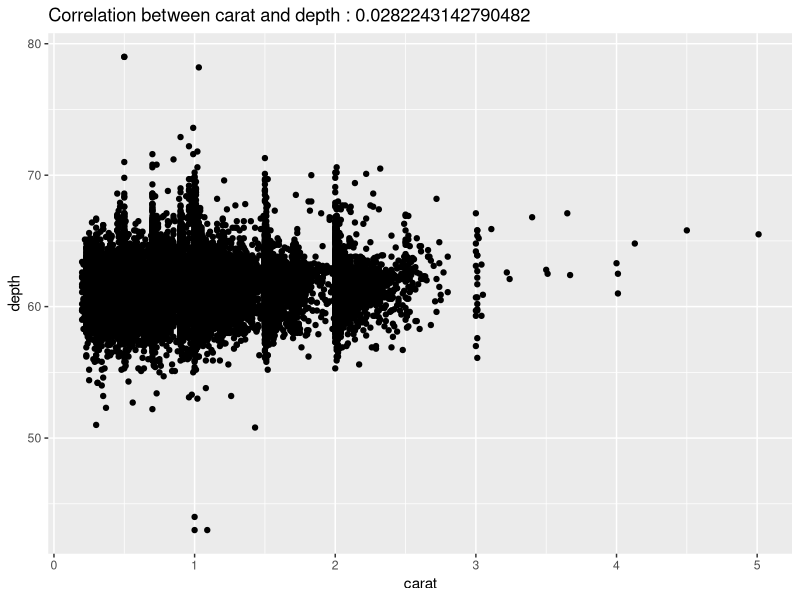
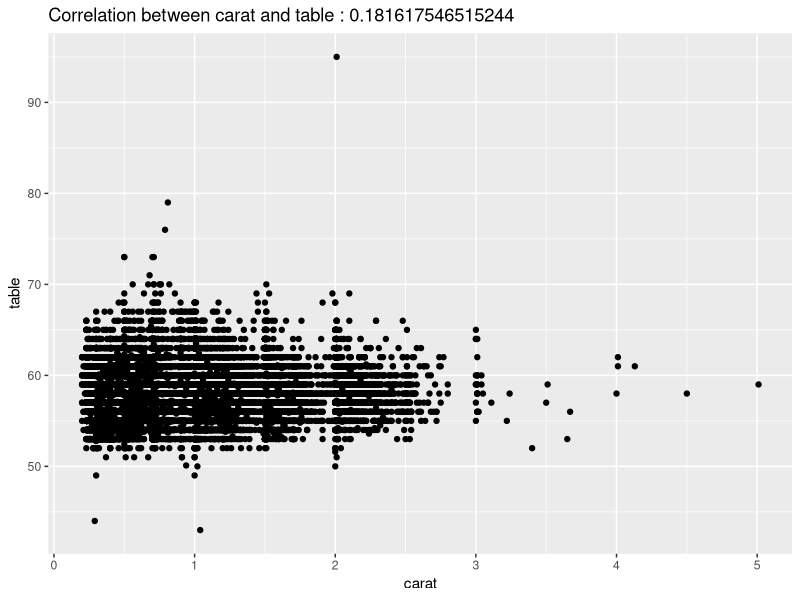
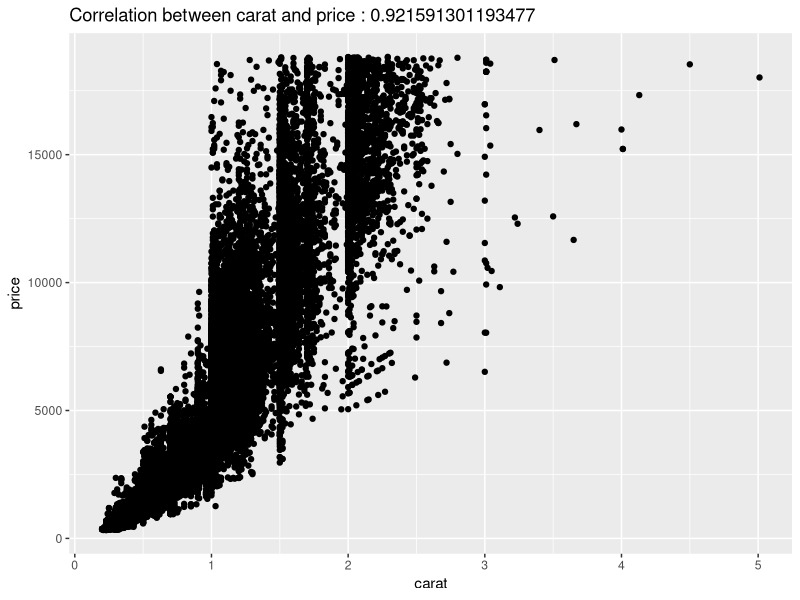
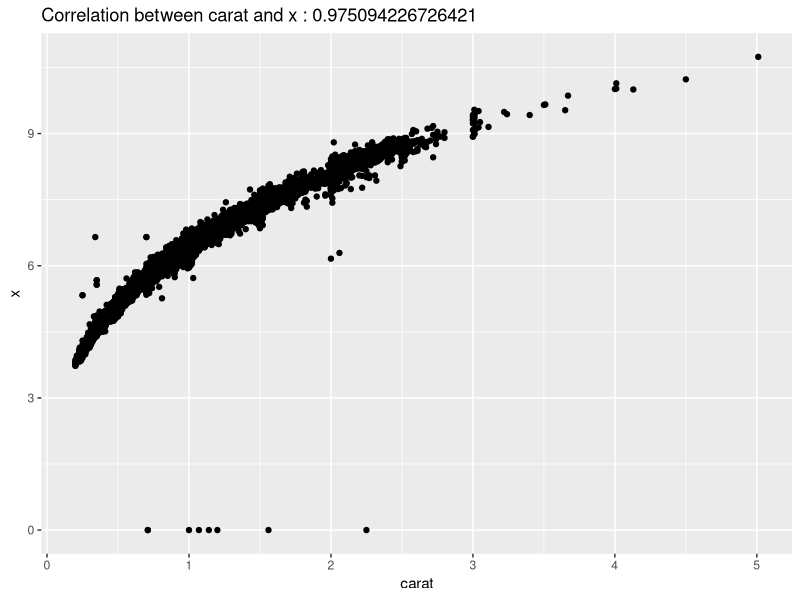
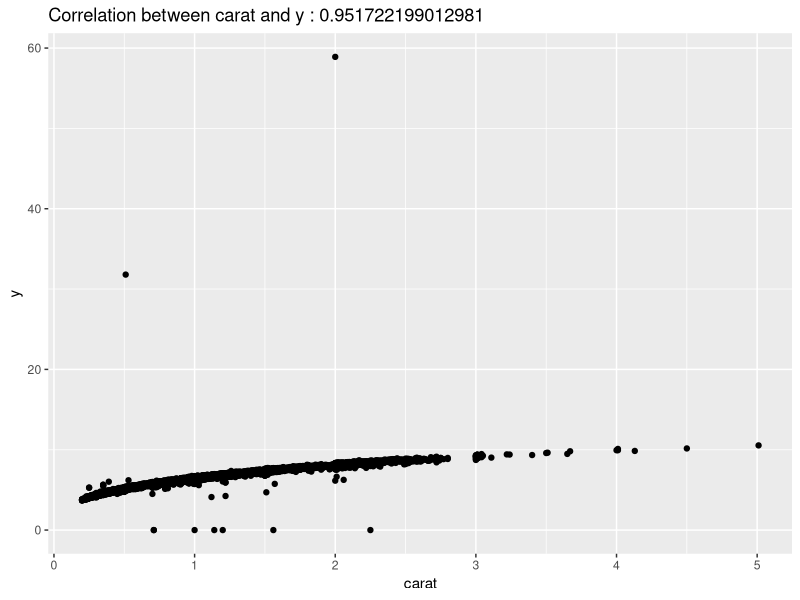
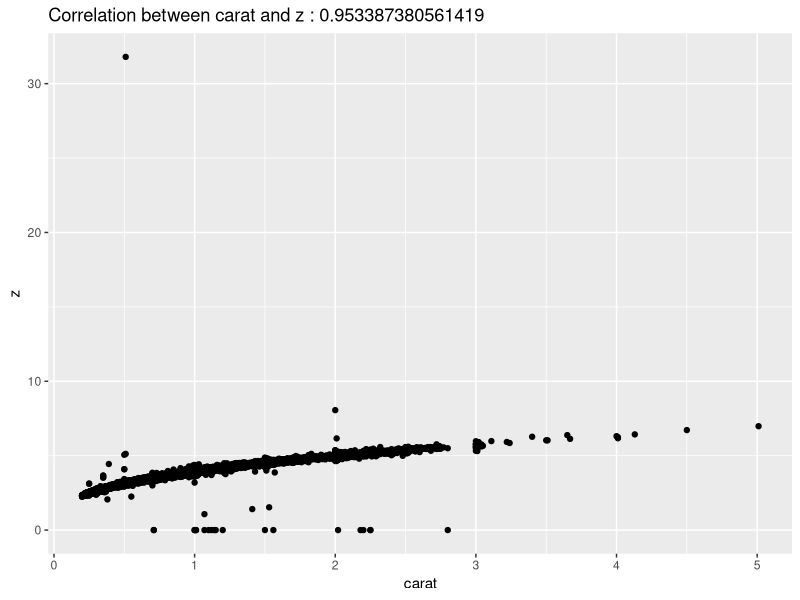
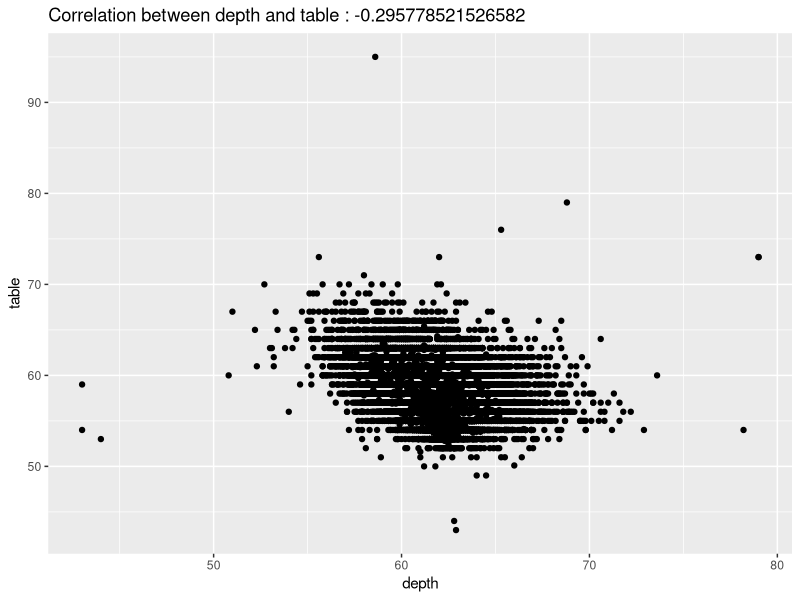
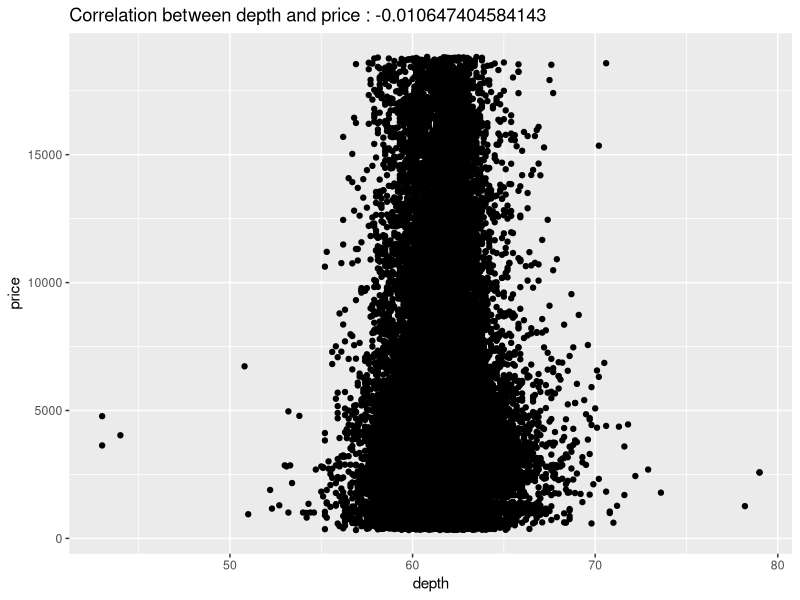

The R source for these figures, in order:
## ---- chunk 1
#Load required packages
require(ggplot2)
require(grid)

#Load diamonds dataframe
data(diamonds)
## ---- chunk 2
Extract_Num <- function(dataFrame){
  #We use the sapply function on dataFrame to isolate only those columns in dataFrame for which 'is.numeric' returns 'TRUE'
  numDataFrame <- dataFrame[sapply(dataFrame,is.numeric)]
  return(numDataFrame)
}

#Tests the function
testNum = Extract_Num(diamonds)
print(diamonds)
print(testNum)
## ---- chunk 3
Column_Corr <- function(dataFrame){
  #We first call Extract_Num to isolate the numeric columns of dataFrame
  dataFrame <- Extract_Num(dataFrame)
  #The vector corrTitle, which will hold the titles of each pair of numeric columns, is initialized as an empty vector
  #Each value in this vector will be of the form 'col1-col2', where col1 and col2 are the titles of column 1 and column 2
  corrTitle <- c()
  #The vector corrValue, which will hold the Pearson correlation coefficient for each pair of numeric columns, is initialized as an empty vector
  corrValue <- c()
  #The index variable k is initialized to 1; k corresponds to the total number of non-repeating pairs of numeric columns in dataFrame
  k = 1
  #We loop through each column in dataFrame so that we may take the correlation between that column and the next
  for(i in 1:(ncol(dataFrame)-1)){
    #We start our next loop at i+1, so that we do not repeat pairs of columns
    #Starting our loop at i+1 also avoids taking unneccessary correlations between a column and itself, i.e. we do not take the correlation between carat and carat, as that is obviously 1
    for(j in (i+1):(ncol(dataFrame))){
      #We take the title of the current pair of columns
      corrTitle[k] <- paste(colnames(dataFrame)[i],"-",colnames(dataFrame)[j],sep="")
      #We take the correlation of the current pair of columns
      corrValue[k] <- cor(dataFrame[,i],dataFrame[,j],method="pearson")
      #We increase k by 1, as we now consider the next pair
      k <- k+1
    }
  }
  #We initialize the return variable to an empty dataframe with one row for each pair of columns taken above
  corrFrame <- data.frame(matrix(ncol=0,nrow=k-1))
  #We insert two new columns to our return dataframe, one for the title of each pair of columns, another for the correlation of each pair of columns
  corrFrame["Columns"] <- corrTitle
  corrFrame["Correlation"] <- corrValue
  return(corrFrame)
}

#Tests the function
testCorr = Column_Corr(diamonds)
#print(diamonds)
print(testCorr)

## ---- chunk 4
Corr_Plot <- function(dataFrame){
  #We first call Extract_Num to isolate the numeric columns of dataFrame
  dataFrame <- Extract_Num(dataFrame)
  #The list corrPlots, which will hold the scatter plot for each pair of numeric columns, is initialized as an empty list
  corrPlots <- list()
  #The index variable k is initialized to 1; k corresponds to the total number of non-repeating pairs of numeric columns in dataFrame
  k <- 1
    #We loop through each column in dataFrame so that we may plot that column and the next, and take their correlation
  for(i in 1:(ncol(dataFrame)-1)){
    #We start our next loop at i+1, so that we do not repeat pairs of columns
    #Starting our loop at i+1 also avoids taking unneccessary correlations between a column and itself, i.e. we do not take the correlation between carat and carat, as that is obviously 1
    #We save even more time from this change here than in Column_Corr as we avoid producing unneccessary plots, important here because producing each plot takes a noticeable amount of computing time 
    for(j in (i+1):(ncol(dataFrame))){
      #The dataframe plotFrame is created to hold just the data that we wish to plot in this iteration of the loop
      plotFrame <- data.frame(dataFrame[,i],dataFrame[,j])
      #xLabel stores the name of the column to be plotted on the x axis, so we may avoid calling a function inside our aes call below
      xLabel <- colnames(dataFrame)[i]
      #yLabel stores the name of the column to be plotted on the y axis, so we may avoid calling a function inside our aes call below
      yLabel <- colnames(dataFrame)[j]
      #We set the column names in plotFrame to xLabel and yLabel, so that ggplot will recognize them
      colnames(plotFrame) <- c(xLabel,yLabel)
      #xyCorr stores the correlation between the two columns contained in this plot, which will be added to the title of this plot as per the question prompt
      xyCorr <- cor(dataFrame[,i],dataFrame[,j],method="pearson")
      #Here we make the appropriate ggplot calls to produce our scatter plot
      #We feed ggplot the dataframe plotFrame, call aes_string to set the axes, call geom_point to produce a scatter plot rather than another type of graph, and call ggtitle to give the plot the desired title
      #Each plot is stored in our list of plots, which is returned once we have gone through both loops
      corrPlots[[k]] <- (ggplot(plotFrame,aes_string(x=xLabel,y=yLabel))+geom_point()+ggtitle(paste("Correlation between",xLabel,"and",yLabel,":",xyCorr)))
      #We increase k by 1, as we now consider the next pair
      k <- k+1
    }
  }
  return(corrPlots)
}

#Tests the function
testPlots = Corr_Plot(diamonds)
print(testPlots)
